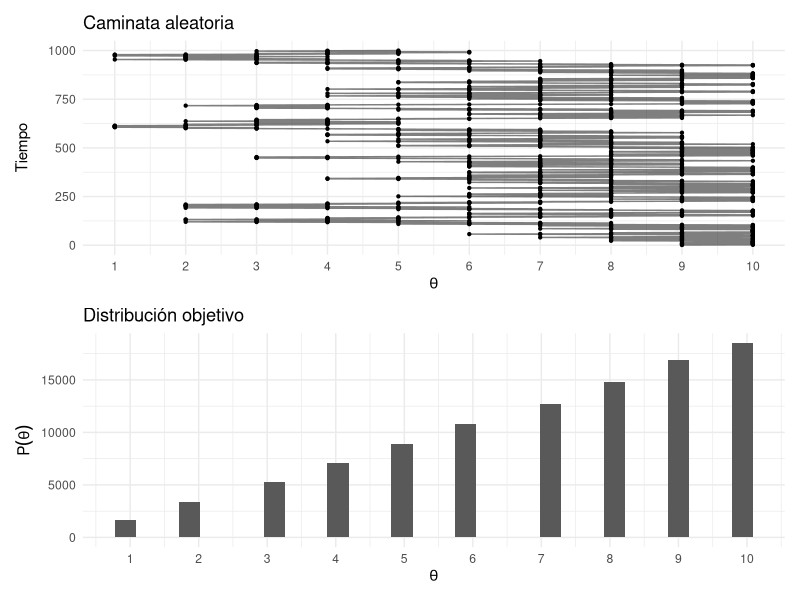
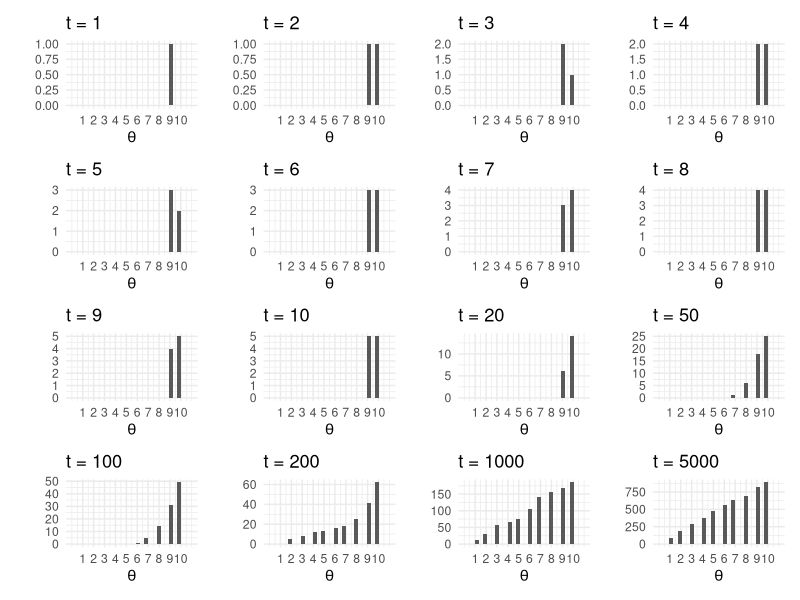
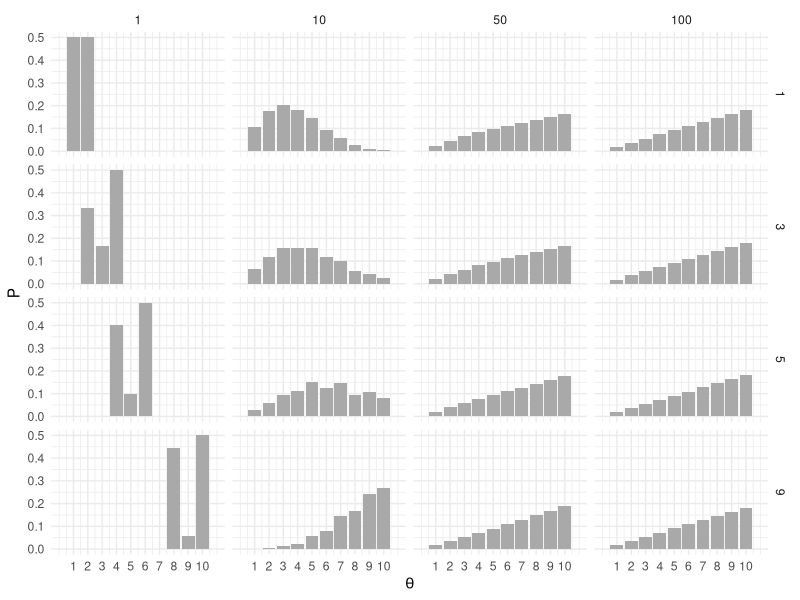
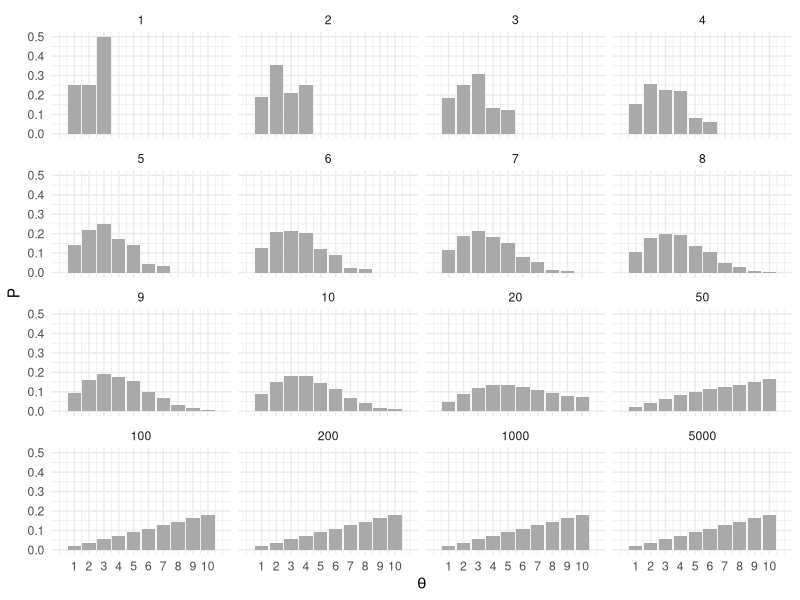
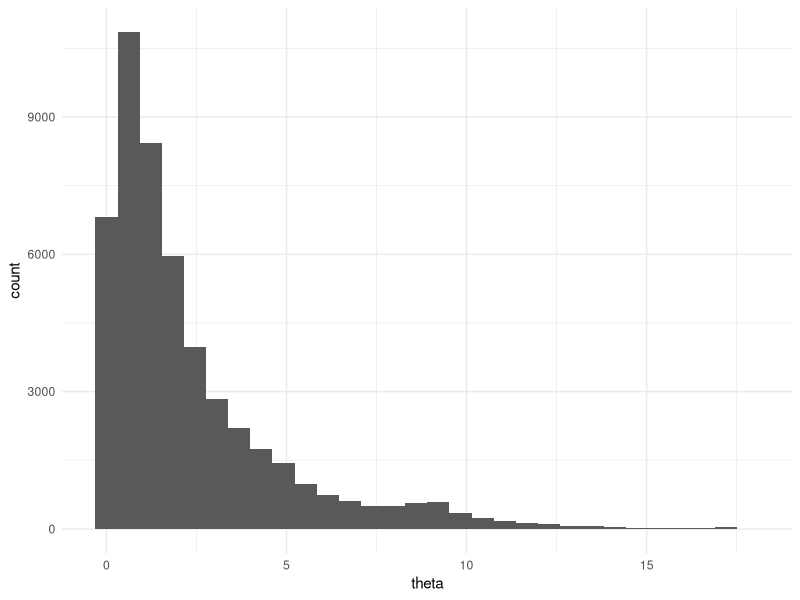
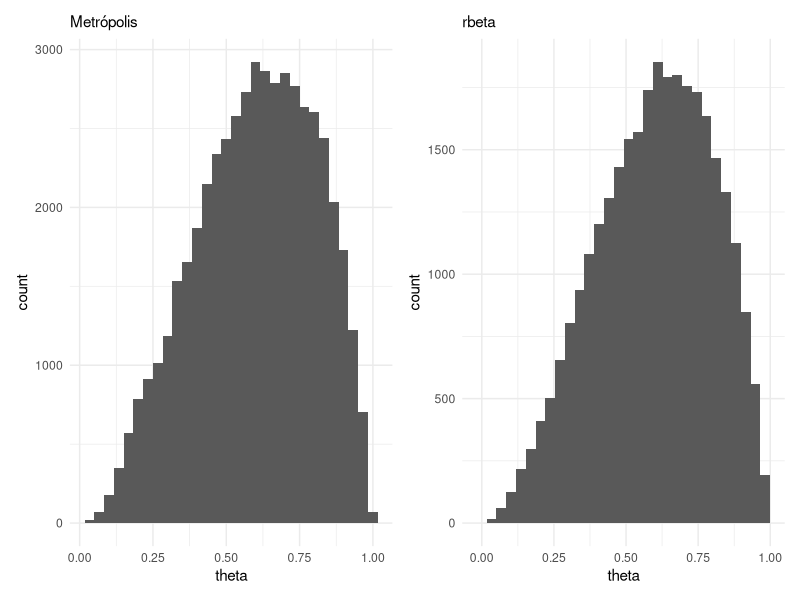
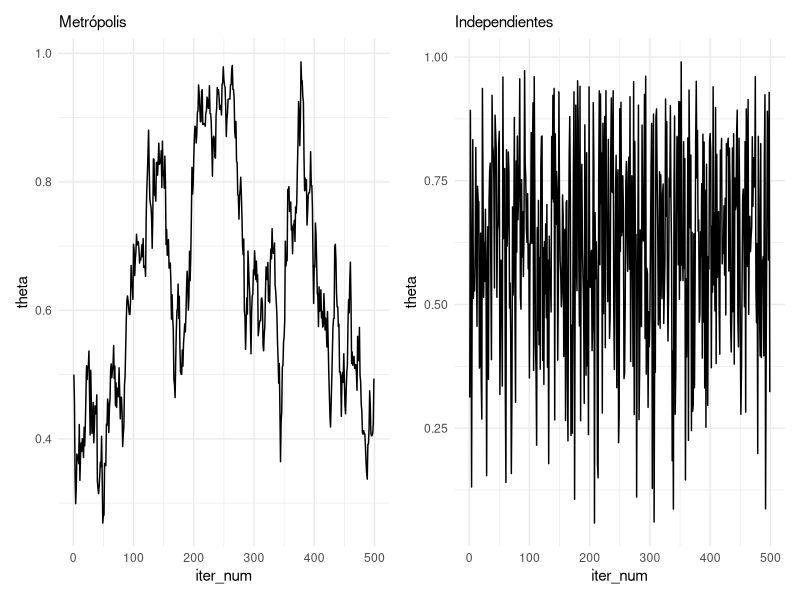
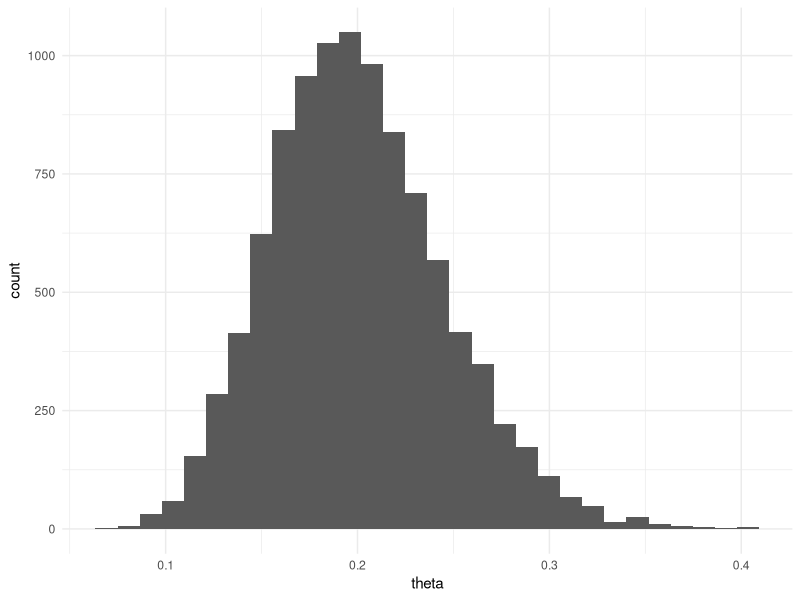

R code for these plots, in order:
## ---- chunk 1
library(tidyverse)
library(patchwork)
knitr::opts_chunk$set(echo = TRUE, message = FALSE, warning=FALSE, fig.align = 'center', fig.width = 5, fig.height=3, cache = TRUE)
comma <- function(x) format(x, digits = 2, big.mark = ",")
theme_set(theme_minimal())
## ---- chunk 2
crear_log_post <- function(n, k){
  function(theta){
    verosim <- k * log(theta) + (n - k) * log(1 - theta)
    inicial <- log(theta)
    log_p_factor <- verosim + inicial
    log_p_factor
  }
}
# observamos 3 éxitos en 4 pruebas:
log_post <- crear_log_post(4, 3)
prob_post <- function(x) { exp(log_post(x))}
# integramos numéricamente
p_x <- integrate(prob_post, lower = 0, upper = 1, subdivisions = 100L)
p_x
## ---- chunk 3
media_funcion <- function(theta){
  theta * prob_post(theta) / p_x$value
}
integral_media <- integrate(media_funcion, lower = 0, upper = 1, subdivisions = 100L)
media_post <- integral_media$value 
media_post
## ---- chunk 4
5/(2+5)
## ---- chunk 5
theta <- rbeta(10000, 5, 2)
media_post <- mean(theta)
momento_2_post <- mean(theta^2)
c(media_post, momento_2_post)
## ---- chunk 6
mean(exp(theta) > 2)
## ---- chunk 7
datos <- tibble(
  sabor = c("fresa", "limón", "mango", "guanábana"),
  n = c(50, 45, 51, 50), gusto = c(36, 35, 42, 29)) %>% 
  mutate(prop_gust = gusto / n)
datos
## ---- chunk 8
datos <- datos %>% 
  mutate(a_post = gusto + 2, b_post = n - gusto + 1)
datos
## ---- chunk 9
simular_conjunta <- function(rep, datos){
  datos %>% mutate(valor_sim = map2_dbl(a_post, b_post, ~ rbeta(1, .x, .y))) %>% 
    select(sabor, valor_sim) 
}
simular_conjunta(1, datos) 
## ---- chunk 10
# esta no es una manera muy rápida, podríamos calcular todas las
# simulaciones de cada parámetro de manera vectorizada
sims_posterior <- tibble(rep = 1:5000) %>% 
  mutate(sims = map(rep, ~ simular_conjunta(.x, datos))) %>% 
  unnest(cols = sims)
sims_posterior
## ---- chunk 11
sims_posterior %>% 
  group_by(rep) %>% 
  mutate(sabor = sabor[which.max(valor_sim)]) %>% 
  group_by(sabor) %>% 
  count() %>% 
  ungroup() %>% 
  mutate(prop = n / sum(n))
## ---- chunk 12
islas <- tibble(islas = 1:10, pob = c(1:10))
camina_isla <- function(i){ # i: isla actual
    u <- runif(1) # volado
    v <- ifelse(u < 0.5, i - 1, i + 1)  # isla vecina (índice)
    if (v < 1 | v > 10) { # si estás en los extremos y el volado indica salir
      return(i)
    }
    p_move = ifelse(islas$pob[v] > islas$pob[i], 1, islas$pob[v] / islas$pob[i])
    u2 <- runif(1)
    if (p_move  > u2) {
        return(v) # isla destino
    }
    else {
      return(i) # me quedo en la misma isla
    }
}
pasos <- 100000
iteraciones <- numeric(pasos)
iteraciones[1] <- sample(1:10, 1) # isla inicial
for (j in 2:pasos) {
    iteraciones[j] <- camina_isla(iteraciones[j - 1])
}
caminata <- tibble(pasos = 1:pasos, isla = iteraciones)
plot_caminata <- ggplot(caminata[1:1000, ], aes(x = pasos, y = isla)) +
    geom_point(size = 0.8) +
    geom_path(alpha = 0.5) +
    coord_flip() + 
    labs(title = "Caminata aleatoria") +
    scale_y_continuous(expression(theta), breaks = 1:10) +
    scale_x_continuous("Tiempo")
plot_dist <- ggplot(caminata, aes(x = isla)) +
    geom_histogram() +
    scale_x_continuous(expression(theta), breaks = 1:10) +
    labs(title = "Distribución objetivo", 
       y = expression(P(theta)))
plot_caminata / plot_dist
## ---- chunk 13
t <- c(1:10, 20, 50, 100, 200, 1000, 5000)
plots_list <- map(t, function(i){
    ggplot(caminata[1:i, ], aes(x = isla)) +
        geom_histogram() +
        labs(y = "", x = "", title = paste("t = ", i, sep = "")) +
        scale_x_continuous(expression(theta), breaks = 1:10, limits = c(0, 11))
})
wrap_plots(plots_list)
## ---- chunk 14
library(expm)
# Cálculo de la matriz de transición
transMat <- function(P){ # recibe vector de probabilidades no normalizado (o población)
    T <- matrix(0, length(P), length(P))
    n <- length(P - 1) # número de estados
    for (j in 2:n - 1) { # llenamos por fila
        T[j, j - 1] <- 0.5 * min(P[j - 1] / P[j], 1)
        T[j, j] <- 0.5 * (1 - min(P[j - 1] / P[j], 1)) + 
                   0.5 * (1 - min(P[j + 1] / P[j], 1))
        T[j, j + 1] <- 0.5 * min(P[j + 1] / P[j], 1)
    }
    # faltan los casos j = 1 y j = n
    T[1, 1] <- 0.5 + 0.5 * (1 - min(P[2] / P[1], 1))
    T[1, 2] <- 0.5 * min(P[2] / P[1], 1)
    T[n, n] <- 0.5 + 0.5 * (1 - min(P[n - 1] / P[n], 1))
    T[n, n - 1] <- 0.5 * min(P[n - 1] / P[n], 1)
    T
}
T <- transMat(islas$pob)

# probabilidad de estar en cada estado al paso 1, 10, 50, 100
inicio_p <- function(i){
    w <- rep(0, 10)
    w[i] <- 1
    t <- c(1, 10, 50, 100)
    exp_t <- map_df(t, ~ data.frame(t = .x, inicio = i, w %*% (T %^% .))) %>%
        gather(theta, P, -t, -inicio) %>% 
        mutate(theta = parse_number(theta))
    exp_t
}
exp_t <- map_df(c(1, 3, 5, 9), inicio_p)
ggplot(exp_t, aes(x = as.numeric(theta), y = P)) +
    geom_bar(stat = "identity", fill = "darkgray") + 
    facet_grid(inicio ~ t) +
    scale_x_continuous(expression(theta), breaks = 1:10, limits = c(0, 11))
## ---- chunk 15
w <- c(0, 1, rep(0, 8))
t <- c(1:10, 20, 50, 100, 200, 1000, 5000)
expT <- map_df(t, ~data.frame(t = ., w %*% (T %^% .)))
expT_long <- expT %>%
    gather(theta, P, -t) %>% 
    mutate(theta = parse_number(theta))
ggplot(expT_long, aes(x = theta, y = P)) +
    geom_bar(stat = "identity", fill = "darkgray") + 
    facet_wrap(~ t) +
    scale_x_continuous(expression(theta), breaks = 1:10, limits = c(0, 11))
## ---- chunk 16
crear_metropolis <- function(fun_log, sigma_salto = 0.1){
  # la entrada es la log posterior
  iterar_metropolis <- function(theta_inicial, n){
    p <- length(theta_inicial)
    nombres <- names(theta_inicial)
    iteraciones <- matrix(0, nrow = n, ncol = p)
    colnames(iteraciones) <- nombres
    iteraciones[1,] <- theta_inicial
    for(i in 2:n){
      theta <- iteraciones[i - 1, ]
      theta_prop <- theta + rnorm(p, 0, sigma_salto)
      # exp(log(p) - log(q)) = p/q
      cociente <- exp(fun_log(theta_prop) - fun_log(theta))
      if(cociente >= 1 || runif(1,0,1) < cociente){
        iteraciones[i, ] <- theta_prop
      } else {
        iteraciones[i, ] <- theta  
      } 
    }
    iteraciones_tbl <- iteraciones %>% 
      as_tibble() %>%  
      mutate(iter_num = row_number()) %>% 
      select(iter_num, everything())
    iteraciones_tbl
  }
  iterar_metropolis
}

## ---- chunk 17
exp_no_norm <- function(x) {
  z <- ifelse(x > 0, exp(-0.5 * x), 0)
  log(z)
}

iterador_metro <- crear_metropolis(exp_no_norm, sigma_salto = 0.25)
sims_tbl <- iterador_metro(c(theta = 0.5), 50000)
ggplot(sims_tbl, aes(x = theta)) + geom_histogram()

## ---- chunk 18
beta_no_norm <- function(x) {
  z <- ifelse(x > 0 && x < 1, (x^2)*(1-x), 0)
  log(z)
}

iterador_metro <- crear_metropolis(beta_no_norm, sigma_salto = 0.04)
sims_metro_tbl <- iterador_metro(c(theta = 0.5), 50000)
sims_indep_tbl <- tibble(iter_num = 1:30000, theta = rbeta(30000, 3, 2))
g_1 <- ggplot(sims_metro_tbl, aes(x = theta)) + geom_histogram() +
  labs(subtitle = "Metrópolis")
g_2 <- ggplot(sims_indep_tbl, aes(x = theta)) + 
  geom_histogram() +
  labs(subtitle = "rbeta")
g_1 + g_2
## ---- chunk 19
g_metropolis <- sims_metro_tbl %>% 
  filter(iter_num < 500) %>% 
  ggplot(aes(x = iter_num, y = theta)) +
  geom_line() + labs(subtitle = "Metrópolis")
g_indep <- sims_indep_tbl %>% 
  filter(iter_num < 500) %>% 
  ggplot(aes(x = iter_num, y = theta)) +
  geom_line() + labs(subtitle = "Independientes")
g_metropolis + g_indep
## ---- chunk 20
media_1 <- sims_metro_tbl %>% summarise(media_post = mean(theta)) %>% pull(media_post)
media_2 <- sims_indep_tbl %>% summarise(media_post = mean(theta)) %>% pull(media_post)
media_exacta <- 3/(3 + 2)
tibble(metodo = c("sim Metrópolis", "sim Independiente", "exacto"),
       media_post = c(media_1, media_2, media_exacta))
## ---- chunk 21
sim_indep <- tibble(theta = rgamma(10000, 20, 100))
ggplot(sim_indep, aes(x = theta)) + geom_histogram()
## ---- chunk 22
# logaritmo de densidad no normalizada
log_f_dist <- function(x) 210 + dgamma(x, 20, 100, log = TRUE)
# iterar
iterador_metro_chico <- crear_metropolis(log_f_dist, sigma_salto = 0.001)
sims_chico_tbl <- iterador_metro_chico(c(theta = 0.02), 50000)
g_sim <- ggplot(sims_chico_tbl %>% filter(iter_num < 3000), aes(x = iter_num, y = theta)) + geom_line() + ylim(c(0, 0.5))
dist_bplot <- ggplot(tibble(x = rgamma(10000, 20, 100)), aes(y = x, x = "a")) + geom_violin() + ylab("") + ylim(0, 0.5)
g_sim + dist_bplot + plot_layout(widths = c(5, 1))
## ---- chunk 23
set.seed(831)
iterador_metro_grande <- crear_metropolis(log_f_dist, sigma_salto = 20)
sims_grande_tbl <- iterador_metro_grande(c(theta = 0.02), 50000)
g_sim <- ggplot(sims_grande_tbl %>% filter(iter_num < 3000), aes(x = iter_num, y = theta)) + geom_line() + ylim(c(0, 0.5))
g_sim + dist_bplot + plot_layout(widths = c(5, 1))
## ---- chunk 24
set.seed(831)
iterador_metro_apropiada <- crear_metropolis(log_f_dist, sigma_salto = 0.1)
sims_tbl <-iterador_metro_apropiada(c(theta = 0.02), 50000)
g_sim <- ggplot(sims_tbl %>% filter(iter_num < 3000), 
  aes(x = iter_num, y = theta)) + geom_line() + ylim(c(0, 0.5))
g_sim + dist_bplot + plot_layout(widths = c(5, 1))
## ---- chunk 25
estimaciones_media <- map_dfr(
  list(sims_chico_tbl, sims_grande_tbl, sims_tbl), 
  ~ filter(.x, iter_num < 3000) %>% 
    summarise(media = mean(theta))) %>% 
    mutate(tipo = c("salto chico", "salto grande", "salto apropiado"))
estimaciones_media %>% bind_rows(tibble(tipo = "exacta", media = 20/100)) %>% 
  select(tipo, media)
## ---- chunk 26
set.seed(6222131)
sims_chica_tbl <- iterador_metro_chico(c(theta = 0.45), 5000)
sims_grande_tbl <- iterador_metro_grande(c(theta = 0.45), 5000)
estimaciones_media <- map_dfr(
    list(sims_chica_tbl, sims_grande_tbl, sims_tbl), 
    ~ filter(.x, iter_num < 3000) %>% 
  summarise(media = mean(theta))) %>% 
  mutate(tipo = c("salto chico", "salto grande", "salto apropiado"))
estimaciones_media %>% bind_rows(tibble(tipo = "exacta", media = 20/100)) %>% 
  select(tipo, media)
## ---- chunk 27
crear_log_posterior_norm <- function(x = datos, m_0, n_0, a, b){
  # calcula log_posterior
  log_posterior <- function(mu, sigma){
      log_verosim <- sum(dnorm(x, mu, sigma, log = TRUE))
      tau <- 1 / sigma^2
      log_inicial <- 
        dgamma(tau, a, b, log = TRUE) + 
        dnorm(mu, mu_0, sigma/sqrt(n_0), log = TRUE)
      log_p <- log_verosim + log_inicial
      log_p
  }
  log_posterior
}
## ---- chunk 28
# parametros de inicial y datos
a <- 3
b <- 140
mu_0 <- 175
n_0 <- 5
set.seed(3413)
cantantes <- lattice::singer %>% 
  mutate(estatura_cm = round(2.54 * height)) %>% 
  filter(str_detect(voice.part, "Tenor")) %>% 
  sample_n(20)
## ---- chunk 29
log_p <- crear_log_posterior_norm(cantantes$estatura_cm, mu_0, n_0, a, b) 
log_post <- function(pars) { log_p(pars[1], pars[2]) }
set.seed(823)
metro_normal <- crear_metropolis(log_post, sigma_salto = 0.5)

sim_tbl <- metro_normal(c(mu = 172, sigma = 3), 50000) 
ggplot(sim_tbl %>% filter(iter_num < 100), 
       aes(x = mu, y = sigma)) + 
  geom_path() +
  geom_point()
## ---- chunk 30
g_normal <- ggplot(sim_tbl, aes(x = mu, y = sigma)) + 
  geom_point(alpha = 0.05)+ coord_equal() + ylim(c(0, 14))
g_normal
## ---- chunk 31
sim_tbl %>% summarise(across(is_double, mean))
## ---- chunk 32
crear_log_posterior <- function(x, m_0, sigma_0, inf, sup){
  # calcula log_posterior
  log_posterior <- function(mu, sigma){
      log_verosim <- sum(dnorm(x, mu, sigma, log = TRUE))
      log_inicial <- 
        dunif(sigma, inf, sup, log = TRUE) + 
        dnorm(mu, mu_0, sigma_0, log = TRUE)
      log_p <- log_verosim + log_inicial
      log_p
  }
  log_posterior
}
## ---- chunk 33
log_p <- crear_log_posterior(cantantes$estatura_cm, 175, 3, 2, 20) 
log_post <- function(pars) { log_p(pars[1], pars[2]) }
## ---- chunk 34
set.seed(8231)
metro_normal <- crear_metropolis(log_post, sigma_salto = 0.5)
sim_tbl <- metro_normal(c(mu = 172, sigma = 5), 50000) 
g_normal_2 <- ggplot(sim_tbl, aes(x = mu, y = sigma))  +
  geom_point(alpha = 0.05) + coord_equal() + ylim(c(0, 14))
g_normal + g_normal_2
## ---- chunk 35
sim_tbl %>% summarise(across(is.numeric, mean))
## ---- chunk 36
tau <- rgamma(5000, 3, 150)
sigma <- 1/sqrt(tau)
quantile(sigma, c(0.01,0.1, 0.9, 0.99))
quantile(runif(5000, 2, 25), c(0.01,0.1, 0.9, 0.99))
## ---- chunk 37
sim_formas <- function(p_azar, p_corr){
  tipo <- rbinom(1, 1, 1 - p_azar)
  if(tipo==0){
    # al azar
    x <- rbinom(1, 10, 1/5)
  } else {
    # no al azar
    x <- rbinom(1, 10, p_corr)
  }
  x
}
## ---- chunk 38
set.seed(12)
muestra <- map_dbl(1:200, ~ sim_formas(0.35, 0.5))
qplot(muestra)
## ---- chunk 39
qbeta(c(0.1, 0.9), 1, 5) %>% round(2)
## ---- chunk 40
crear_log_posterior <- function(x){
 
  log_posterior <- function(theta_azar, theta_corr){
    log_verosim <- sum(log(theta_azar * dbinom(x, 10, 1/5) + 
                          (1 - theta_azar) * dbinom(x, 10, theta_corr)))
    log_inicial <- dbeta(theta_azar, 1, 5, log = TRUE) +
      dbeta(theta_corr, 7, 3, log = TRUE)
    log_post <- log_verosim + log_inicial
    log_post
  }  
  log_posterior

}
## ---- chunk 41
log_p <- crear_log_posterior(muestra)
log_post <- function(pars) { log_p(pars[1], pars[2]) }
set.seed(8231)
metro_examenes <- crear_metropolis(log_post, sigma_salto = 0.02)
sim_tbl <- metro_examenes(c(theta_azar = 0.5, theta_corr = 0.5), 20000)
g_1 <- ggplot(sim_tbl, aes(x = theta_azar, y = theta_corr))  +
  geom_point(alpha = 0.05) + coord_equal() 
g_1
## ---- chunk 42
f <- c(0.05, 0.5, 0.95)
sim_tbl %>% 
  pivot_longer(-iter_num, names_to = "parametro", values_to = "valor") %>% 
  group_by(parametro) %>% 
  summarise(cuantil = quantile(valor, f), f = f) %>% 
  mutate(cuantil = round(cuantil, 2)) %>% 
  pivot_wider(names_from = f, values_from = cuantil)
## ---- chunk 43
media <- 1/20
k <- 2000
a <- media * k
b <- (1 - media) * k
c(a,b)
qbeta(c(0.05, 0.95), a, b) %>% round(3)
## ---- chunk 44
iterar_gibbs <- function(pasos, n, x_1, x_2){
  iteraciones <- matrix(0, nrow = pasos + 1, ncol = 2) # vector guardará las simulaciones
  iteraciones[1, 1] <- 0.5 # valor inicial media
  colnames(iteraciones) <- c("theta_1", "theta_2")
  # Generamos la caminata aleatoria
  for (j in seq(2, pasos, 2)) {
    # theta_1
    a <- x_2 + 100 - 1
    b <- n - x_2 + 1900 - 1
    iteraciones[j, "theta_2"] <- rbeta(1, a, b) # Actualizar theta_1
    iteraciones[j, "theta_1"] <- iteraciones[j-1, "theta_1"]
    # theta_2
    a <- x_1 + 100 - 1
    b <- n - x_1 + 1900 - 1
    iteraciones[j + 1, "theta_1"] <- rbeta(1, a, b) # Actualizar theta_1
    iteraciones[j + 1, "theta_2"] <- iteraciones[j, "theta_2"]
  }
  iteraciones
}
## ---- chunk 45
# Datos de https://www.awesomedice.com/blogs/news/d20-dice-randomness-test-chessex-vs-gamescience
n <- 10000
x_1 <- 408 # Chessex, alrededor de 0.85 dólares por dado
x_2 <- 474 # GameScience, alrededor 1.60 dólares por dado
## ---- chunk 46
iteraciones <- iterar_gibbs(20000, n, x_1, x_2) %>% 
  as_tibble() %>% 
  mutate(iter_num = row_number())
head(iteraciones)
## ---- chunk 47
ggplot(filter(iteraciones, iter_num > 1000, iter_num< 1050), 
       aes(x = theta_1, y = theta_2)) + 
  geom_path(alpha = 0.3) + geom_point() 
## ---- chunk 48
g_1 <- ggplot(iteraciones, 
       aes(x = theta_1, y = theta_2)) + 
  geom_path(alpha = 0.3) + geom_point() 
g_2 <- ggplot(iteraciones %>% filter(iter_num > 10), 
       aes(x = theta_1, y = theta_2)) + 
  geom_path(alpha = 0.3) + geom_point() +
  geom_abline(colour = "red") +
  geom_point(data= tibble(theta_1=1/20, theta_2=1/20), colour = "red", size = 5)
g_1 + g_2
## ---- chunk 49
iteraciones <- iteraciones %>% 
  mutate(dif = theta_1 - theta_2)
ggplot(iteraciones %>% filter(iter_num > 10), aes(x = dif)) +
  geom_histogram(bins = 100) +
  geom_vline(xintercept = 0, colour = "red")
## ---- chunk 50
iteraciones %>% mutate(theta_1_mayor = dif > 0) %>% 
  summarise(prob_theta_1_mayor = mean(theta_1_mayor))
## ---- chunk 51
inicial_tbl <- tibble(theta_1 = rbeta(20000, 100, 1900),
                      theta_2 = rbeta(20000, 100, 1900),
                      dist = "inicial")
posterior_tbl <- iteraciones %>% filter(iter_num > 10) %>% 
  mutate(dist = "posterior")
sims_tbl <- bind_rows(inicial_tbl, posterior_tbl)
ggplot(sims_tbl, aes(x = theta_1, y = theta_2, colour = dist)) +
  geom_point(alpha = 0.2)
## ---- chunk 52
n <- 20
x <- cantantes$estatura_cm
m <- 175; sigma_0 <- 3; alpha <- 3; beta <- 150 # parámetros de iniciales
pasos <- 20000
iteraciones <- matrix(0, nrow = pasos + 1, ncol = 2) # vector guardará las simulaciones
iteraciones[1, 1] <- 0 # valor inicial media
colnames(iteraciones) <- c("mu", "sigma")
# Generamos la caminata aleatoria
for (j in seq(2, pasos, 2)) {
  # sigma^2
  mu <- iteraciones[j - 1, "mu"]
  a <- n / 2 + alpha
  b <- sum((x  - mu) ^ 2) / 2 + beta
  iteraciones[j, "sigma"] <- sqrt(1/rgamma(1, a, b)) # Actualizar sigma
  iteraciones[j, "mu"] <- iteraciones[j-1, "mu"]
  # mu
  sigma <- iteraciones[j, "sigma"]
  media <- (n * sigma_0^2 * mean(x) + sigma^2 * m) / (n * sigma_0^2 + sigma^2)
  varianza <- sigma^2 * sigma_0^2 / (n * sigma_0^2 + sigma^2)
  iteraciones[j+1, "mu"] <- rnorm(1, media, sd = sqrt(varianza)) # actualizar mu
  iteraciones[j+1, "sigma"] <- iteraciones[j, "sigma"]
}
caminata <- data.frame(pasos = 1:pasos, mu = iteraciones[1:pasos, "mu"], 
  sigma = iteraciones[1:pasos, "sigma"])
caminata_g <- caminata %>%
  gather(parametro, val, mu, sigma) %>%
  arrange(pasos)
## ---- chunk 53
ggplot(filter(caminata, pasos > 1000, pasos< 1010), 
       aes(x = mu, y = sigma)) + 
  geom_path(alpha = 0.3) + geom_point() 
## ---- chunk 54
ggplot(filter(caminata, pasos > 1000, pasos< 1020, pasos %% 2 == 0), 
       aes(x = mu, y = sigma)) + 
  geom_path(alpha = 0.3) + geom_point() 
## ---- chunk 55
ggplot(filter(caminata, pasos > 1000, pasos< 10000, pasos %% 2 == 0), 
       aes(x = mu, y = sigma)) +  geom_point(alpha = 0.1) 
## ---- chunk 56
ggplot(filter(caminata_g, pasos > 15000), aes(x = pasos, y = val)) +
  geom_path(alpha = 0.3) +
  facet_wrap(~parametro, ncol = 1, scales = "free") +
  scale_y_continuous("")
## ---- chunk 57
ggplot(filter(caminata_g, pasos > 5000), aes(x = val)) +
  geom_histogram(fill = "gray") +
  facet_wrap(~parametro, ncol = 1, scales = "free") 
## ---- chunk 58
caminata_g %>%
  filter(pasos > 1000) %>% # eliminamos la etapa de calentamiento
  group_by(parametro) %>%
  summarise(
    mean(val), 
    sd(val), 
    median(val)
    ) %>% 
  mutate(across(is_double, round, 2))
## ---- chunk 59
log_p <- crear_log_posterior_norm(cantantes$estatura_cm, mu_0, n_0, a, b) 
log_post <- function(pars) { log_p(pars[1], pars[2]) }
set.seed(823)
metro_normal <- crear_metropolis(log_post, sigma_salto = 0.5)
sim_tbl <- metro_normal(c(mu = 162, sigma = 1), 5000) 
ggplot(sim_tbl %>% filter(iter_num < 500), aes(x = mu, y = sigma)) + geom_path(alpha = 0.5) + geom_point(aes(colour = iter_num))
## ---- chunk 60
sim_g <- sim_tbl %>% pivot_longer(-iter_num, 
                                    names_to = "parametro",
                                    values_to = "valor")
todas <- ggplot(sim_g, aes(x = iter_num, y = valor)) +
  geom_line(alpha = 0.5) +
  facet_wrap(~ parametro, ncol = 1, scales = "free_y") +
  labs(subtitle = "Todas las simulaciones")
sin_burnin <- 
  sim_g %>% filter(iter_num > 200) %>% 
  ggplot(aes(x = iter_num, y = valor)) +
  geom_line(alpha = 0.5) +
  facet_wrap(~ parametro, ncol = 1, scales = "free_y") +
  labs(subtitle = "Quitando 200 de burn-in")
todas + sin_burnin
## ---- chunk 61
set.seed(8513)
valores_iniciales  <- tibble(mu_0 = rnorm(4, 160, 20), 
                             sigma_0 = runif(4, 0, 20),
                             cadena = 1:4)
sims_tbl <- valores_iniciales %>% 
  mutate(sims = map2(mu_0, sigma_0, 
    ~ metro_normal(c(mu = .x, sigma = .y), 300) )) %>% 
  unnest(sims)

ggplot(sims_tbl, aes(x = iter_num, y = sigma, colour = factor(cadena))) +
  geom_line()
## ---- chunk 62
set.seed(83243)
sims_tbl <- valores_iniciales %>% 
  mutate(sims = map2(mu_0, sigma_0, 
    ~ metro_normal(c(mu = .x, sigma = .y), 20000) )) %>% 
  unnest(sims)

ggplot(sims_tbl, aes(x = iter_num, y = sigma, colour = factor(cadena))) +
  geom_line()
## ---- chunk 63
media_g <- ggplot(sims_tbl %>% filter(iter_num > 2000),
                  aes(x = iter_num, y = mu, colour = factor(cadena))) +
  geom_line()
sigma_g <- ggplot(sims_tbl %>% filter(iter_num > 2000),
                  aes(x = iter_num, y = sigma, colour = factor(cadena))) +
  geom_line()
media_g / sigma_g
## ---- chunk 64
head(sims_tbl)
# medias posteriores
sims_tbl %>% 
  summarise(mu = mean(mu), sigma = mean(sigma))
## ---- chunk 65
sims_tbl %>% 
  pivot_longer(mu:sigma, names_to = "parametro", values_to = "valor") %>% 
  group_by(parametro, cadena) %>% 
  summarise(media = mean(valor), num = n(), sigma2 = var(valor)) %>% 
  summarise(N = first(num),
            M = n_distinct(cadena), 
            B = N * var(media),
            W = mean(sigma2),
            V_hat = ((N - 1) / N) * W + (M + 1)/(M * N) * B, 
            R_hat = sqrt(V_hat / W))  
  
## ---- chunk 66
sims_tbl %>% 
  filter(iter_num < 300) %>% 
  pivot_longer(mu:sigma, names_to = "parametro", values_to = "valor") %>% 
  group_by(parametro, cadena) %>% 
  summarise(media = mean(valor), num = n(), sigma2 = var(valor)) %>% 
  summarise(N = first(num),
            M = n_distinct(cadena), 
            B = N * var(media),
            W = mean(sigma2),
            V_hat = ((N - 1) / N) * W + (M + 1)/(M * N) * B, 
            R_hat = sqrt(V_hat / W))  
  
## ---- chunk 67
acf(rgamma(1000,1,1))
## ---- chunk 68
sigma_metro_sims <- sims_tbl %>% filter(cadena==4) %>% pull(mu)
acf(sigma_metro_sims)
## ---- chunk 69
calc_acf <- function(x){
  valores_acf <- acf(x, lag.max = 1000, plot = FALSE)$acf %>% as.numeric()
  valores_acf[-1]
}
acf_tbl <- sims_tbl %>% 
  pivot_longer(mu:sigma, names_to = "parametro", values_to = "valor") %>%
  group_by(parametro, cadena) %>%
  summarise(N = n_distinct(iter_num), k = 1:1000, acf = calc_acf(valor)) %>% 
  summarise(N = first(N), N_eff = N / (1 + 2 * sum(acf)))
acf_tbl
## ---- chunk 70
acf_tbl %>% group_by(parametro) %>% 
  summarise(N = sum(N), N_eff = sum(N_eff))
